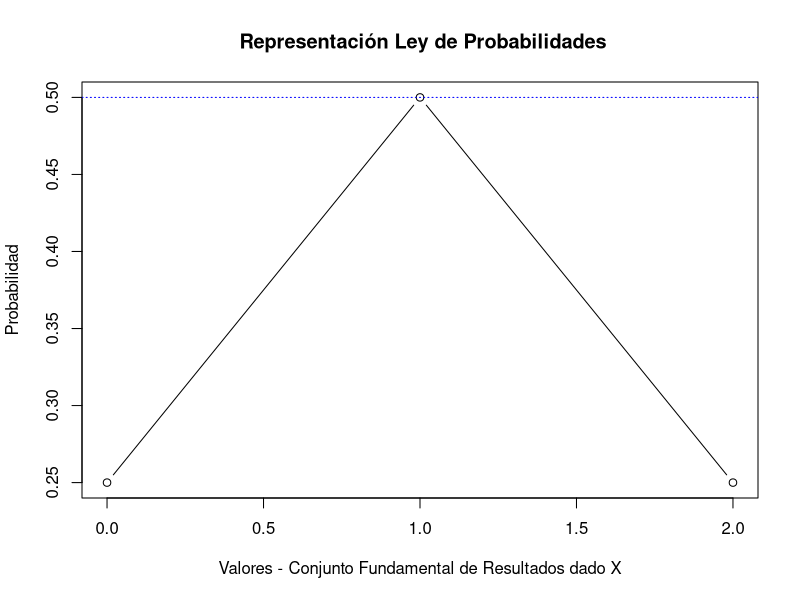
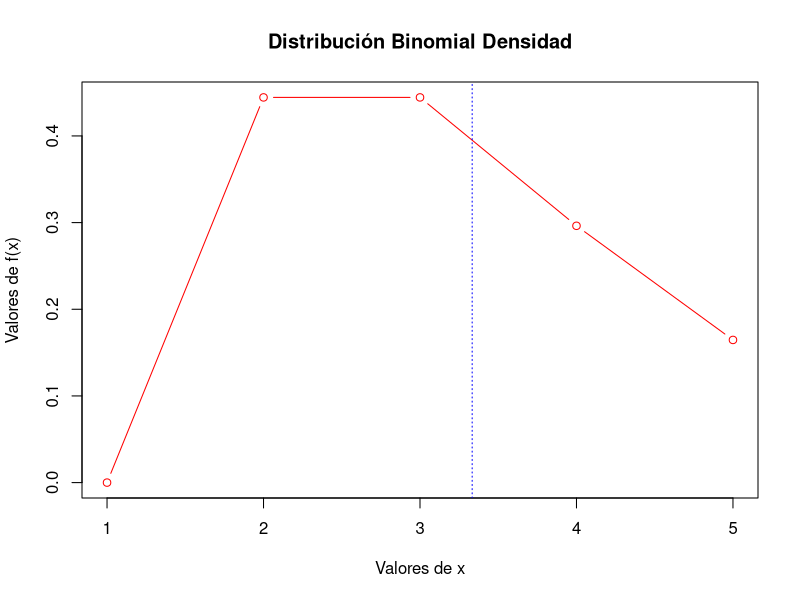
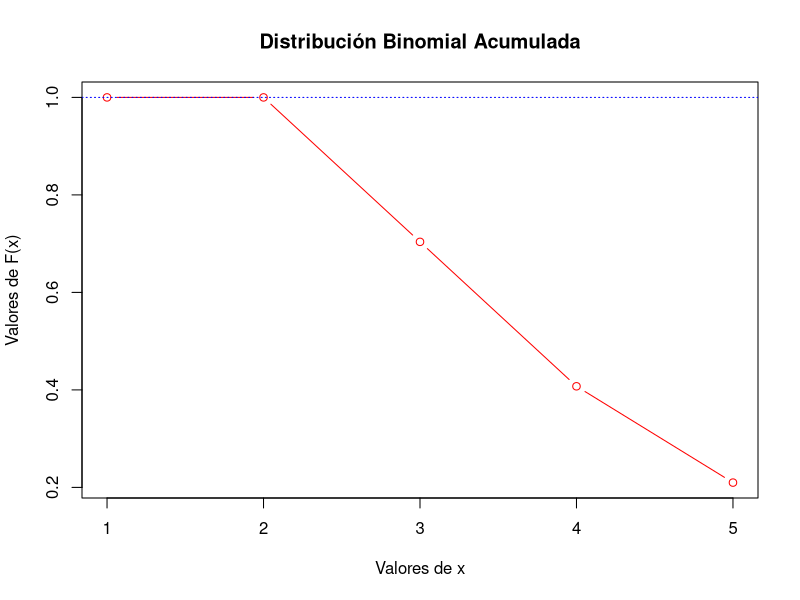
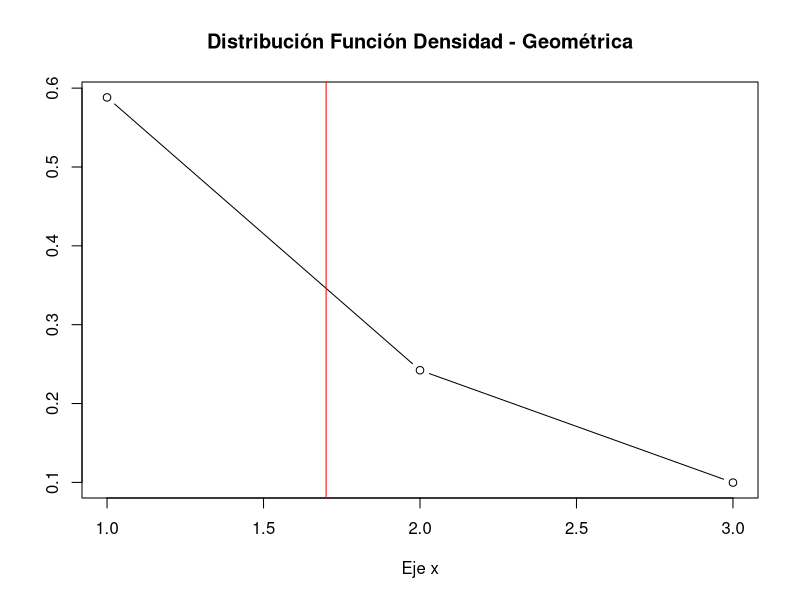
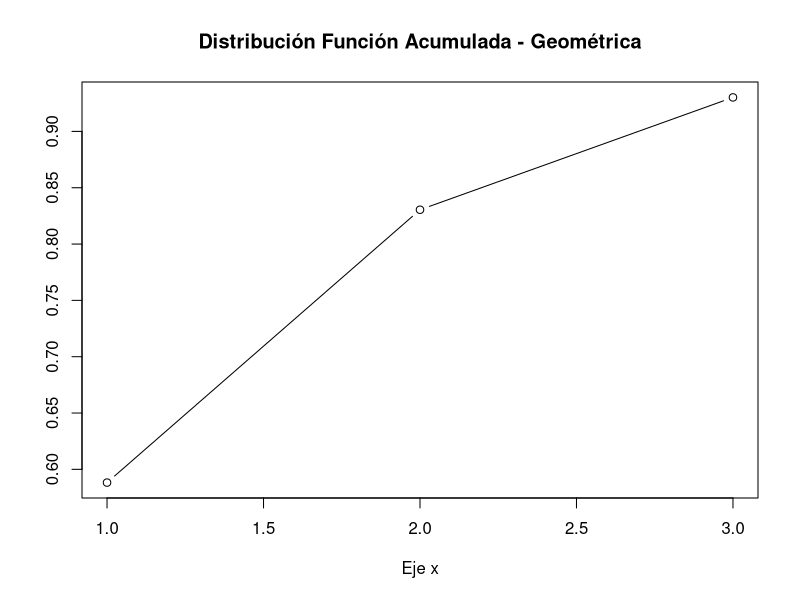
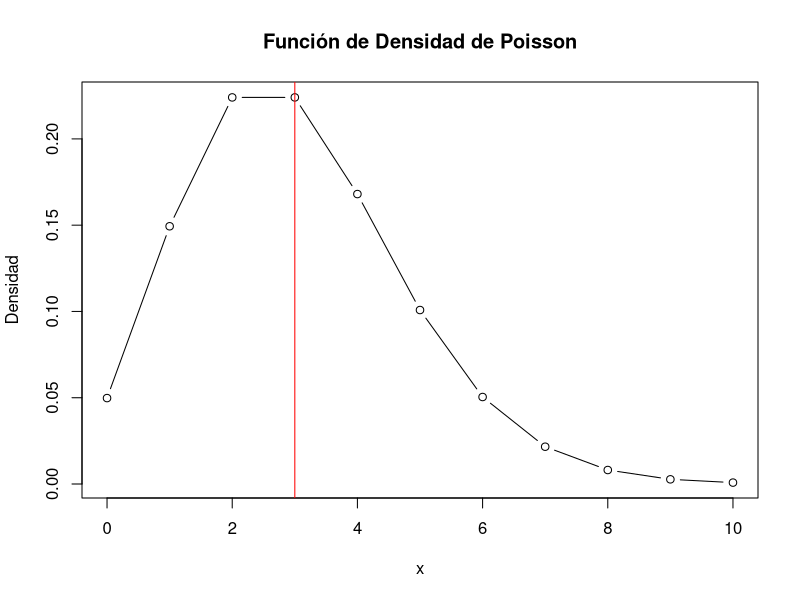
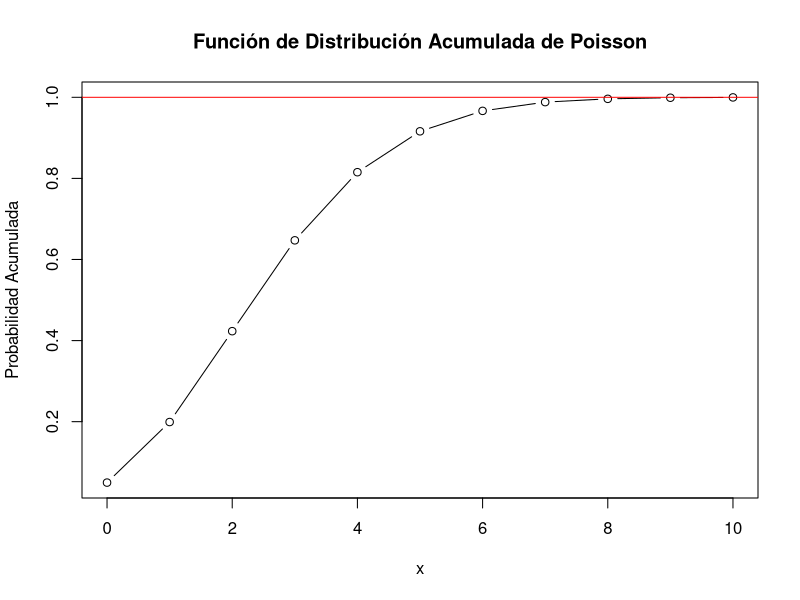

The R source for these figures, in order:
## ---- chunk 1
# Generando los valores
x <- c(0, 1, 2)
y <- c(1/4,1/2,1/4)

# Generando la gráfica
plot(x, y, main = " Representación Ley de Probabilidades",
     xlab = "Valores - Conjunto Fundamental de Resultados dado X",
     ylab = "Probabilidad",
     type = "b", col = "black")
abline(h = 0.5, lty = 3, col = "blue")

## ---- chunk 2
# Cálculo de probabilidad, con función de R
  # Datos
    n <- 5
    p <- 10/15
    x <- 2
    
cat( "El valor de la probabilidad es: ",dbinom(x, n, p))
cat("La Esperanza Matemática es:", n*p)

# Gráfica de Distribución Binomial Densidad
plot(1:n, dbinom(x, 1:n, p), main = "Distribución Binomial Densidad",
     xlab = "Valores de x", ylab = "Valores de f(x)",
     type = "b", col = "red")
abline(v = n*p, lty = 3, col = "blue")

# Gráfica de Distribución Binomial Acumulada
plot(1:n, pbinom(x, 1:n, p), main = "Distribución Binomial Acumulada",
     xlab = "Valores de x", ylab = "Valores de F(x)",
     type = "b", col = "red")
abline(h = 1, lty = 3, col = "blue")


## ---- chunk 3
# Probabilidad de mujeres 10/17
  # Usaremos la función por defecto en R
dgeom(x = 3-1, prob = 10/17)

# Al usar la función en R para este distribución. Tener en cuenta su ecuación,
# ya que la función considere 'x' y no 'x-1' como mencionan los textos.

# Grafiquemos
# Función Densidad
x = seq(1,3)
plot(x, y = dgeom(x-1, prob = 10/17),
     main = "Distribución Función Densidad - Geométrica",
     xlab = "Eje x",
     ylab = " ",
     type = "b")
abline(v = 1/(10/17), col = "red")

# Función Acumulada
plot(x, pgeom(x-1, prob = 10/17),
     main = "Distribución Función Acumulada - Geométrica",
     xlab = "Eje x",
     ylab = " ",
     type = "b")
abline(h = 1, col = "red")
## ---- chunk 4
dpois(x = 2, lambda = 3)

# Grafiquemos
# Función Densidad
x <- 0:10  # Valores de x para los que se calculará la densidad de Poisson
lambda <- 3  # Parámetro lambda de la distribución de Poisson
# Calcula la densidad de Poisson para cada valor de x
densidad <- dpois(x, lambda)
# Grafica la función de densidad de Poisson
plot(x, densidad, type = "b", main = "Función de Densidad de Poisson", xlab = "x", ylab = "Densidad")
abline(v = lambda, col = "red")

# Función Acumulada
# Calcula la función de distribución acumulada de Poisson para cada valor de x
acumulada <- ppois(x, lambda)
# Grafica la función de distribución acumulada de Poisson
plot(x, acumulada, type = "b", main = "Función de Distribución Acumulada de Poisson", xlab = "x", ylab = "Probabilidad Acumulada")
abline(h=1, col = "red")
